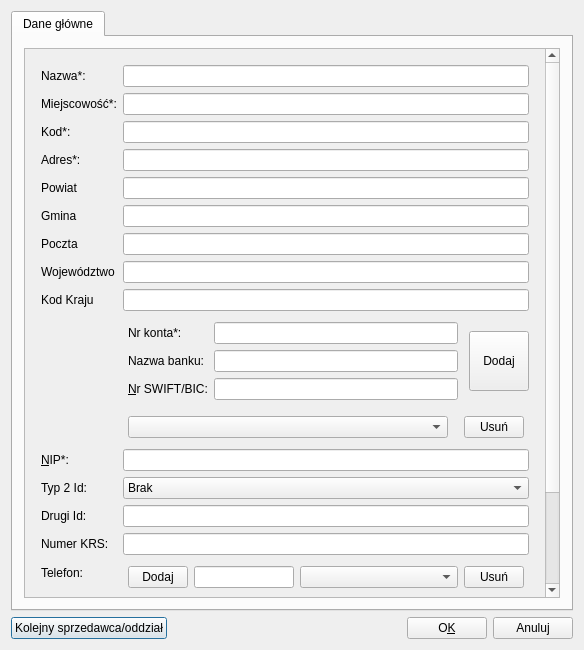
<?xml version="1.0" encoding="UTF-8"?>
<ui version="4.0">
 <class>User</class>
 <widget class="QDialog" name="User">
  <property name="windowModality">
   <enum>Qt::ApplicationModal</enum>
  </property>
  <property name="geometry">
   <rect>
    <x>0</x>
    <y>0</y>
    <width>584</width>
    <height>650</height>
   </rect>
  </property>
  <property name="windowTitle">
   <string>Dane firmy</string>
  </property>
  <layout class="QGridLayout">
   <item row="1" column="0">
    <layout class="QHBoxLayout">
     <item>
      <widget class="QPushButton" name="nextSeller">
       <property name="cursor">
        <cursorShape>PointingHandCursor</cursorShape>
       </property>
       <property name="text">
        <string>Kolejny sprzedawca/oddział</string>
       </property>
      </widget>
     </item>
     <item>
      <spacer>
       <property name="orientation">
        <enum>Qt::Horizontal</enum>
       </property>
       <property name="sizeType">
        <enum>QSizePolicy::Expanding</enum>
       </property>
       <property name="sizeHint" stdset="0">
        <size>
         <width>40</width>
         <height>20</height>
        </size>
       </property>
      </spacer>
     </item>
     <item>
      <widget class="QPushButton" name="okButton">
       <property name="cursor">
        <cursorShape>PointingHandCursor</cursorShape>
       </property>
       <property name="text">
        <string>O&amp;K</string>
       </property>
       <property name="shortcut">
        <string>Alt+K</string>
       </property>
      </widget>
     </item>
     <item>
      <widget class="QPushButton" name="cancelButton">
       <property name="cursor">
        <cursorShape>PointingHandCursor</cursorShape>
       </property>
       <property name="text">
        <string>Anuluj</string>
       </property>
       <property name="shortcut">
        <string>Alt+C</string>
       </property>
      </widget>
     </item>
    </layout>
   </item>
   <item row="0" column="0">
    <widget class="QTabWidget" name="sellersList">
     <property name="currentIndex">
      <number>0</number>
     </property>
     <widget class="QWidget" name="mainSeller">
      <attribute name="title">
       <string>Dane główne</string>
      </attribute>
      <layout class="QHBoxLayout" name="horizontalLayout">
       <item>
        <widget class="QScrollArea" name="scrollArea">
         <property name="widgetResizable">
          <bool>true</bool>
         </property>
         <widget class="QWidget" name="scrollAreaWidgetContents">
          <property name="geometry">
           <rect>
            <x>0</x>
            <y>0</y>
            <width>528</width>
            <height>731</height>
           </rect>
          </property>
          <layout class="QHBoxLayout" name="horizontalLayout_2">
           <item>
            <layout class="QHBoxLayout" name="usersMainLay">
             <item>
              <layout class="QVBoxLayout">
               <item>
                <layout class="QFormLayout" name="formLayout_3">
                 <property name="leftMargin">
                  <number>5</number>
                 </property>
                 <property name="topMargin">
                  <number>5</number>
                 </property>
                 <property name="rightMargin">
                  <number>5</number>
                 </property>
                 <property name="bottomMargin">
                  <number>5</number>
                 </property>
                 <item row="0" column="0">
                  <widget class="QLabel" name="textLabel1">
                   <property name="maximumSize">
                    <size>
                     <width>16777215</width>
                     <height>34</height>
                    </size>
                   </property>
                   <property name="text">
                    <string>Nazwa*:</string>
                   </property>
                   <property name="wordWrap">
                    <bool>false</bool>
                   </property>
                  </widget>
                 </item>
                 <item row="0" column="1">
                  <widget class="QLineEdit" name="nameEdit"/>
                 </item>
                 <item row="1" column="0">
                  <widget class="QLabel" name="textLabel3">
                   <property name="maximumSize">
                    <size>
                     <width>16777215</width>
                     <height>37</height>
                    </size>
                   </property>
                   <property name="text">
                    <string>Miejscowość*:</string>
                   </property>
                   <property name="wordWrap">
                    <bool>false</bool>
                   </property>
                  </widget>
                 </item>
                 <item row="1" column="1">
                  <widget class="QLineEdit" name="placeEdit"/>
                 </item>
                 <item row="2" column="0">
                  <widget class="QLabel" name="textLabel4">
                   <property name="maximumSize">
                    <size>
                     <width>16777215</width>
                     <height>37</height>
                    </size>
                   </property>
                   <property name="text">
                    <string>Kod*:</string>
                   </property>
                   <property name="wordWrap">
                    <bool>false</bool>
                   </property>
                  </widget>
                 </item>
                 <item row="2" column="1">
                  <widget class="QLineEdit" name="codeEdit"/>
                 </item>
                 <item row="3" column="0">
                  <widget class="QLabel" name="textLabel2">
                   <property name="maximumSize">
                    <size>
                     <width>16777215</width>
                     <height>37</height>
                    </size>
                   </property>
                   <property name="text">
                    <string>Adres*:</string>
                   </property>
                   <property name="wordWrap">
                    <bool>false</bool>
                   </property>
                  </widget>
                 </item>
                 <item row="3" column="1">
                  <widget class="QLineEdit" name="addressEdit"/>
                 </item>
                 <item row="4" column="0">
                  <widget class="QLabel" name="label_8">
                   <property name="maximumSize">
                    <size>
                     <width>16777215</width>
                     <height>37</height>
                    </size>
                   </property>
                   <property name="text">
                    <string>Powiat</string>
                   </property>
                  </widget>
                 </item>
                 <item row="4" column="1">
                  <widget class="QLineEdit" name="districtEdit"/>
                 </item>
                 <item row="5" column="0">
                  <widget class="QLabel" name="label_9">
                   <property name="maximumSize">
                    <size>
                     <width>16777215</width>
                     <height>37</height>
                    </size>
                   </property>
                   <property name="text">
                    <string>Gmina</string>
                   </property>
                  </widget>
                 </item>
                 <item row="5" column="1">
                  <widget class="QLineEdit" name="municipalityEdit"/>
                 </item>
                 <item row="6" column="0">
                  <widget class="QLabel" name="label_10">
                   <property name="maximumSize">
                    <size>
                     <width>16777215</width>
                     <height>37</height>
                    </size>
                   </property>
                   <property name="text">
                    <string>Poczta</string>
                   </property>
                  </widget>
                 </item>
                 <item row="6" column="1">
                  <widget class="QLineEdit" name="postEdit"/>
                 </item>
                 <item row="7" column="0">
                  <widget class="QLabel" name="label_7">
                   <property name="maximumSize">
                    <size>
                     <width>16777215</width>
                     <height>37</height>
                    </size>
                   </property>
                   <property name="text">
                    <string>Województwo</string>
                   </property>
                  </widget>
                 </item>
                 <item row="7" column="1">
                  <widget class="QLineEdit" name="provinceEdit"/>
                 </item>
                 <item row="8" column="0">
                  <widget class="QLabel" name="label_6">
                   <property name="maximumSize">
                    <size>
                     <width>16777215</width>
                     <height>37</height>
                    </size>
                   </property>
                   <property name="text">
                    <string>Kod Kraju</string>
                   </property>
                  </widget>
                 </item>
                 <item row="8" column="1">
                  <widget class="QLineEdit" name="codeLandEdit"/>
                 </item>
                 <item row="9" column="1">
                  <layout class="QHBoxLayout" name="horizontalLayout_5">
                   <property name="leftMargin">
                    <number>0</number>
                   </property>
                   <property name="topMargin">
                    <number>0</number>
                   </property>
                   <property name="rightMargin">
                    <number>0</number>
                   </property>
                   <property name="bottomMargin">
                    <number>0</number>
                   </property>
                   <item>
                    <layout class="QVBoxLayout" name="verticalLayout">
                     <property name="leftMargin">
                      <number>0</number>
                     </property>
                     <property name="topMargin">
                      <number>0</number>
                     </property>
                     <property name="rightMargin">
                      <number>0</number>
                     </property>
                     <property name="bottomMargin">
                      <number>0</number>
                     </property>
                     <item>
                      <layout class="QFormLayout" name="formLayout">
                       <property name="leftMargin">
                        <number>5</number>
                       </property>
                       <property name="topMargin">
                        <number>5</number>
                       </property>
                       <property name="rightMargin">
                        <number>5</number>
                       </property>
                       <property name="bottomMargin">
                        <number>5</number>
                       </property>
                       <item row="0" column="0">
                        <widget class="QLabel" name="textLabel5">
                         <property name="maximumSize">
                          <size>
                           <width>16777215</width>
                           <height>50</height>
                          </size>
                         </property>
                         <property name="text">
                          <string>Nr konta*:</string>
                         </property>
                         <property name="wordWrap">
                          <bool>false</bool>
                         </property>
                        </widget>
                       </item>
                       <item row="0" column="1">
                        <widget class="QLineEdit" name="accountEdit">
                         <property name="inputMask">
                          <string/>
                         </property>
                         <property name="maxLength">
                          <number>34</number>
                         </property>
                        </widget>
                       </item>
                       <item row="1" column="0">
                        <widget class="QLabel" name="label">
                         <property name="maximumSize">
                          <size>
                           <width>16777215</width>
                           <height>32</height>
                          </size>
                         </property>
                         <property name="text">
                          <string>Nazwa banku:</string>
                         </property>
                        </widget>
                       </item>
                       <item row="1" column="1">
                        <widget class="QLineEdit" name="bankNameEdit"/>
                       </item>
                       <item row="2" column="0">
                        <widget class="QLabel" name="label_2">
                         <property name="maximumSize">
                          <size>
                           <width>16777215</width>
                           <height>32</height>
                          </size>
                         </property>
                         <property name="text">
                          <string>&amp;Nr SWIFT/BIC:</string>
                         </property>
                         <property name="buddy">
                          <cstring>bicSwiftEdit</cstring>
                         </property>
                        </widget>
                       </item>
                       <item row="2" column="1">
                        <widget class="QLineEdit" name="bicSwiftEdit"/>
                       </item>
                      </layout>
                     </item>
                    </layout>
                   </item>
                   <item>
                    <widget class="QPushButton" name="addAcc">
                     <property name="sizePolicy">
                      <sizepolicy hsizetype="Fixed" vsizetype="Fixed">
                       <horstretch>0</horstretch>
                       <verstretch>0</verstretch>
                      </sizepolicy>
                     </property>
                     <property name="maximumSize">
                      <size>
                       <width>60</width>
                       <height>60</height>
                      </size>
                     </property>
                     <property name="cursor">
                      <cursorShape>PointingHandCursor</cursorShape>
                     </property>
                     <property name="text">
                      <string>Dodaj</string>
                     </property>
                    </widget>
                   </item>
                  </layout>
                 </item>
                 <item row="10" column="1">
                  <layout class="QHBoxLayout" name="horizontalLayout_4">
                   <property name="leftMargin">
                    <number>5</number>
                   </property>
                   <property name="topMargin">
                    <number>5</number>
                   </property>
                   <property name="rightMargin">
                    <number>5</number>
                   </property>
                   <property name="bottomMargin">
                    <number>5</number>
                   </property>
                   <item>
                    <widget class="QComboBox" name="accountsCombo">
                     <property name="sizePolicy">
                      <sizepolicy hsizetype="Expanding" vsizetype="Fixed">
                       <horstretch>0</horstretch>
                       <verstretch>0</verstretch>
                      </sizepolicy>
                     </property>
                    </widget>
                   </item>
                   <item>
                    <spacer name="horizontalSpacer">
                     <property name="orientation">
                      <enum>Qt::Horizontal</enum>
                     </property>
                     <property name="sizeType">
                      <enum>QSizePolicy::Fixed</enum>
                     </property>
                     <property name="sizeHint" stdset="0">
                      <size>
                       <width>10</width>
                       <height>20</height>
                      </size>
                     </property>
                    </spacer>
                   </item>
                   <item>
                    <widget class="QPushButton" name="remAcc">
                     <property name="sizePolicy">
                      <sizepolicy hsizetype="Fixed" vsizetype="Fixed">
                       <horstretch>0</horstretch>
                       <verstretch>0</verstretch>
                      </sizepolicy>
                     </property>
                     <property name="maximumSize">
                      <size>
                       <width>60</width>
                       <height>16777215</height>
                      </size>
                     </property>
                     <property name="cursor">
                      <cursorShape>PointingHandCursor</cursorShape>
                     </property>
                     <property name="text">
                      <string>Usuń</string>
                     </property>
                    </widget>
                   </item>
                  </layout>
                 </item>
                 <item row="11" column="0">
                  <widget class="QLabel" name="textLabel2_2">
                   <property name="text">
                    <string>&amp;NIP*:</string>
                   </property>
                   <property name="wordWrap">
                    <bool>false</bool>
                   </property>
                   <property name="buddy">
                    <cstring>nipEdit</cstring>
                   </property>
                  </widget>
                 </item>
                 <item row="11" column="1">
                  <widget class="QLineEdit" name="nipEdit">
                   <property name="inputMask">
                    <string/>
                   </property>
                   <property name="maxLength">
                    <number>13</number>
                   </property>
                  </widget>
                 </item>
                 <item row="12" column="0">
                  <widget class="QLabel" name="textLabel2_2_2_2">
                   <property name="text">
                    <string>Typ 2 Id:</string>
                   </property>
                   <property name="wordWrap">
                    <bool>false</bool>
                   </property>
                  </widget>
                 </item>
                 <item row="12" column="1">
                  <widget class="QComboBox" name="secIdType">
                   <item>
                    <property name="text">
                     <string>Brak</string>
                    </property>
                   </item>
                   <item>
                    <property name="text">
                     <string>NUSP</string>
                    </property>
                   </item>
                   <item>
                    <property name="text">
                     <string>REGON</string>
                    </property>
                   </item>
                   <item>
                    <property name="text">
                     <string>PESEL</string>
                    </property>
                   </item>
                   <item>
                    <property name="text">
                     <string>Dowód osobisty</string>
                    </property>
                   </item>
                   <item>
                    <property name="text">
                     <string>Paszport</string>
                    </property>
                   </item>
                  </widget>
                 </item>
                 <item row="13" column="0">
                  <widget class="QLabel" name="textLabel2_2_2">
                   <property name="text">
                    <string>Drugi Id:</string>
                   </property>
                   <property name="wordWrap">
                    <bool>false</bool>
                   </property>
                  </widget>
                 </item>
                 <item row="13" column="1">
                  <widget class="QLineEdit" name="regonEdit"/>
                 </item>
                 <item row="14" column="0">
                  <widget class="QLabel" name="label_3">
                   <property name="text">
                    <string>Numer KRS: </string>
                   </property>
                  </widget>
                 </item>
                 <item row="14" column="1">
                  <widget class="QLineEdit" name="krsEdit"/>
                 </item>
                 <item row="15" column="1">
                  <layout class="QHBoxLayout" name="horizontalLayout_3">
                   <property name="leftMargin">
                    <number>5</number>
                   </property>
                   <property name="topMargin">
                    <number>5</number>
                   </property>
                   <property name="rightMargin">
                    <number>5</number>
                   </property>
                   <property name="bottomMargin">
                    <number>5</number>
                   </property>
                   <item>
                    <widget class="QPushButton" name="addTel">
                     <property name="sizePolicy">
                      <sizepolicy hsizetype="Fixed" vsizetype="Fixed">
                       <horstretch>0</horstretch>
                       <verstretch>0</verstretch>
                      </sizepolicy>
                     </property>
                     <property name="maximumSize">
                      <size>
                       <width>60</width>
                       <height>16777215</height>
                      </size>
                     </property>
                     <property name="cursor">
                      <cursorShape>PointingHandCursor</cursorShape>
                     </property>
                     <property name="text">
                      <string>Dodaj</string>
                     </property>
                    </widget>
                   </item>
                   <item>
                    <widget class="QLineEdit" name="phonEdit">
                     <property name="sizePolicy">
                      <sizepolicy hsizetype="Preferred" vsizetype="Fixed">
                       <horstretch>0</horstretch>
                       <verstretch>0</verstretch>
                      </sizepolicy>
                     </property>
                     <property name="maximumSize">
                      <size>
                       <width>100</width>
                       <height>16777215</height>
                      </size>
                     </property>
                    </widget>
                   </item>
                   <item>
                    <widget class="QComboBox" name="telsCombo">
                     <property name="sizePolicy">
                      <sizepolicy hsizetype="Expanding" vsizetype="Fixed">
                       <horstretch>0</horstretch>
                       <verstretch>0</verstretch>
                      </sizepolicy>
                     </property>
                     <property name="maximumSize">
                      <size>
                       <width>16777215</width>
                       <height>16777215</height>
                      </size>
                     </property>
                    </widget>
                   </item>
                   <item>
                    <widget class="QPushButton" name="remTel">
                     <property name="sizePolicy">
                      <sizepolicy hsizetype="Fixed" vsizetype="Fixed">
                       <horstretch>0</horstretch>
                       <verstretch>0</verstretch>
                      </sizepolicy>
                     </property>
                     <property name="maximumSize">
                      <size>
                       <width>60</width>
                       <height>16777215</height>
                      </size>
                     </property>
                     <property name="cursor">
                      <cursorShape>PointingHandCursor</cursorShape>
                     </property>
                     <property name="text">
                      <string>Usuń</string>
                     </property>
                    </widget>
                   </item>
                  </layout>
                 </item>
                 <item row="16" column="1">
                  <layout class="QHBoxLayout" name="horizontalLayout_6">
                   <property name="leftMargin">
                    <number>5</number>
                   </property>
                   <property name="topMargin">
                    <number>5</number>
                   </property>
                   <property name="rightMargin">
                    <number>5</number>
                   </property>
                   <property name="bottomMargin">
                    <number>5</number>
                   </property>
                   <item>
                    <widget class="QPushButton" name="addFax">
                     <property name="sizePolicy">
                      <sizepolicy hsizetype="Fixed" vsizetype="Fixed">
                       <horstretch>0</horstretch>
                       <verstretch>0</verstretch>
                      </sizepolicy>
                     </property>
                     <property name="maximumSize">
                      <size>
                       <width>60</width>
                       <height>16777215</height>
                      </size>
                     </property>
                     <property name="text">
                      <string>Dodaj</string>
                     </property>
                    </widget>
                   </item>
                   <item>
                    <widget class="QLineEdit" name="faxEdit">
                     <property name="sizePolicy">
                      <sizepolicy hsizetype="Preferred" vsizetype="Fixed">
                       <horstretch>0</horstretch>
                       <verstretch>0</verstretch>
                      </sizepolicy>
                     </property>
                     <property name="maximumSize">
                      <size>
                       <width>100</width>
                       <height>16777215</height>
                      </size>
                     </property>
                    </widget>
                   </item>
                   <item>
                    <widget class="QComboBox" name="faxesCombo">
                     <property name="sizePolicy">
                      <sizepolicy hsizetype="Expanding" vsizetype="Fixed">
                       <horstretch>0</horstretch>
                       <verstretch>0</verstretch>
                      </sizepolicy>
                     </property>
                    </widget>
                   </item>
                   <item>
                    <widget class="QPushButton" name="remFax">
                     <property name="sizePolicy">
                      <sizepolicy hsizetype="Fixed" vsizetype="Fixed">
                       <horstretch>0</horstretch>
                       <verstretch>0</verstretch>
                      </sizepolicy>
                     </property>
                     <property name="maximumSize">
                      <size>
                       <width>60</width>
                       <height>16777215</height>
                      </size>
                     </property>
                     <property name="text">
                      <string>Usuń</string>
                     </property>
                    </widget>
                   </item>
                  </layout>
                 </item>
                 <item row="17" column="1">
                  <layout class="QHBoxLayout" name="horizontalLayout_7">
                   <property name="leftMargin">
                    <number>5</number>
                   </property>
                   <property name="topMargin">
                    <number>5</number>
                   </property>
                   <property name="rightMargin">
                    <number>5</number>
                   </property>
                   <property name="bottomMargin">
                    <number>5</number>
                   </property>
                   <item>
                    <widget class="QPushButton" name="addEmail">
                     <property name="sizePolicy">
                      <sizepolicy hsizetype="Fixed" vsizetype="Fixed">
                       <horstretch>0</horstretch>
                       <verstretch>0</verstretch>
                      </sizepolicy>
                     </property>
                     <property name="maximumSize">
                      <size>
                       <width>60</width>
                       <height>16777215</height>
                      </size>
                     </property>
                     <property name="text">
                      <string>Dodaj</string>
                     </property>
                    </widget>
                   </item>
                   <item>
                    <widget class="QLineEdit" name="emailEdit">
                     <property name="sizePolicy">
                      <sizepolicy hsizetype="Preferred" vsizetype="Fixed">
                       <horstretch>0</horstretch>
                       <verstretch>0</verstretch>
                      </sizepolicy>
                     </property>
                     <property name="maximumSize">
                      <size>
                       <width>100</width>
                       <height>16777215</height>
                      </size>
                     </property>
                    </widget>
                   </item>
                   <item>
                    <widget class="QComboBox" name="emailsCombo">
                     <property name="sizePolicy">
                      <sizepolicy hsizetype="Expanding" vsizetype="Fixed">
                       <horstretch>0</horstretch>
                       <verstretch>0</verstretch>
                      </sizepolicy>
                     </property>
                    </widget>
                   </item>
                   <item>
                    <widget class="QPushButton" name="remEmail">
                     <property name="sizePolicy">
                      <sizepolicy hsizetype="Fixed" vsizetype="Fixed">
                       <horstretch>0</horstretch>
                       <verstretch>0</verstretch>
                      </sizepolicy>
                     </property>
                     <property name="maximumSize">
                      <size>
                       <width>60</width>
                       <height>16777215</height>
                      </size>
                     </property>
                     <property name="text">
                      <string>Usuń</string>
                     </property>
                    </widget>
                   </item>
                  </layout>
                 </item>
                 <item row="18" column="1">
                  <widget class="QLineEdit" name="webEdit"/>
                 </item>
                 <item row="18" column="0">
                  <widget class="QLabel" name="wwwLabel">
                   <property name="text">
                    <string>Strona www:</string>
                   </property>
                  </widget>
                 </item>
                 <item row="17" column="0">
                  <widget class="QLabel" name="emailLabel">
                   <property name="text">
                    <string>Email:</string>
                   </property>
                  </widget>
                 </item>
                 <item row="16" column="0">
                  <widget class="QLabel" name="label_4">
                   <property name="text">
                    <string>Fax:</string>
                   </property>
                  </widget>
                 </item>
                 <item row="15" column="0">
                  <widget class="QLabel" name="telLabel">
                   <property name="text">
                    <string>Telefon:</string>
                   </property>
                  </widget>
                 </item>
                </layout>
               </item>
              </layout>
             </item>
            </layout>
           </item>
          </layout>
         </widget>
        </widget>
       </item>
      </layout>
     </widget>
    </widget>
   </item>
  </layout>
 </widget>
 <layoutdefault spacing="6" margin="11"/>
 <pixmapfunction>qPixmapFromMimeSource</pixmapfunction>
 <resources/>
 <connections>
  <connection>
   <sender>cancelButton</sender>
   <signal>clicked()</signal>
   <receiver>User</receiver>
   <slot>close()</slot>
   <hints>
    <hint type="sourcelabel">
     <x>20</x>
     <y>20</y>
    </hint>
    <hint type="destinationlabel">
     <x>20</x>
     <y>20</y>
    </hint>
   </hints>
  </connection>
 </connections>
</ui>
